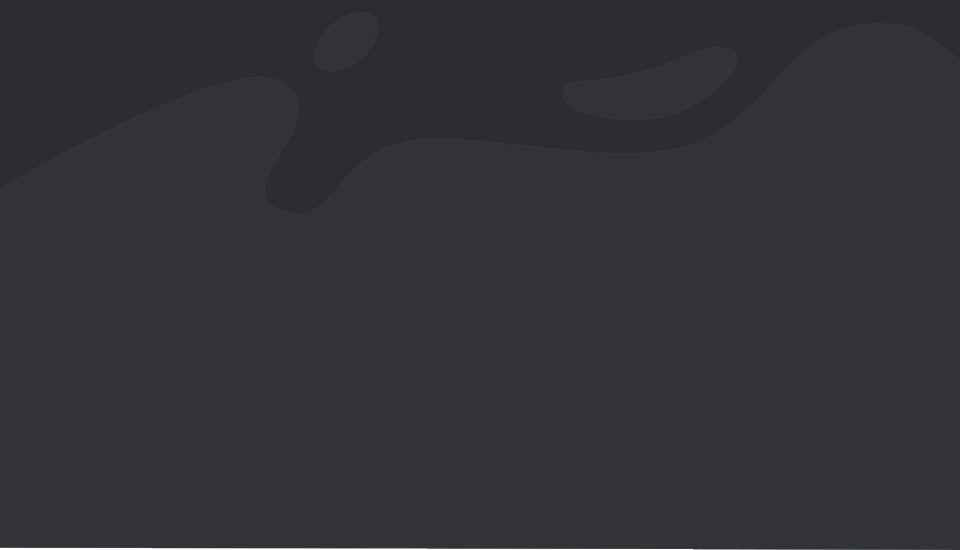
#> input picture consolas/excbg.png, 1920 x 1099 px (shown at 1/2 size)
$ python pillow.py ../consolas/excbg.png
#> lines starting #> are read from the running program, lines starting #| are printed output that depends on the picture
from PIL import Image, ImageFilter
import sys
image = Image.open(sys.argv[1])
#> image is the input picture: PIL image 1920x1099 P; mean R, G, B 48.1, 50.1, 54.1
def blur(box):
#> called with box = (0, 1580, 1080, 2340)
    crop_img = image.crop(box)
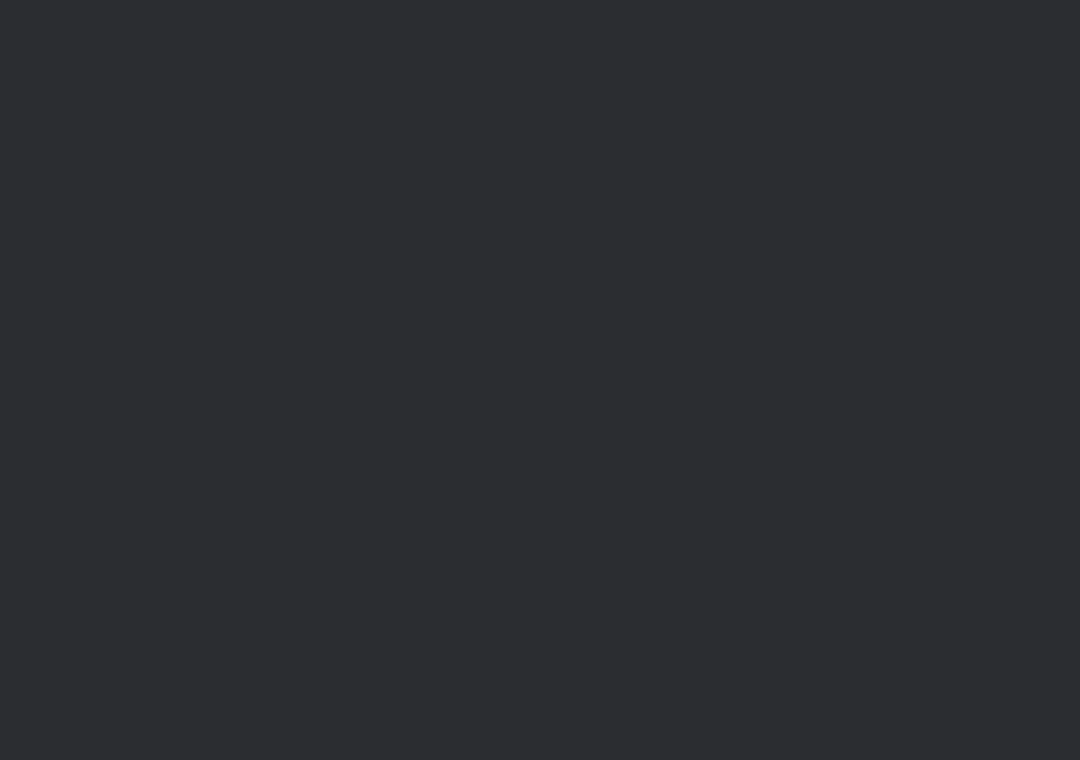
#> crop_img: PIL image 1080x760 P; mean R, G, B 43, 45, 49
    # Use GaussianBlur directly to blur the image 10 times.
#> (the run stopped early here; a loop or call above may not have finished)
